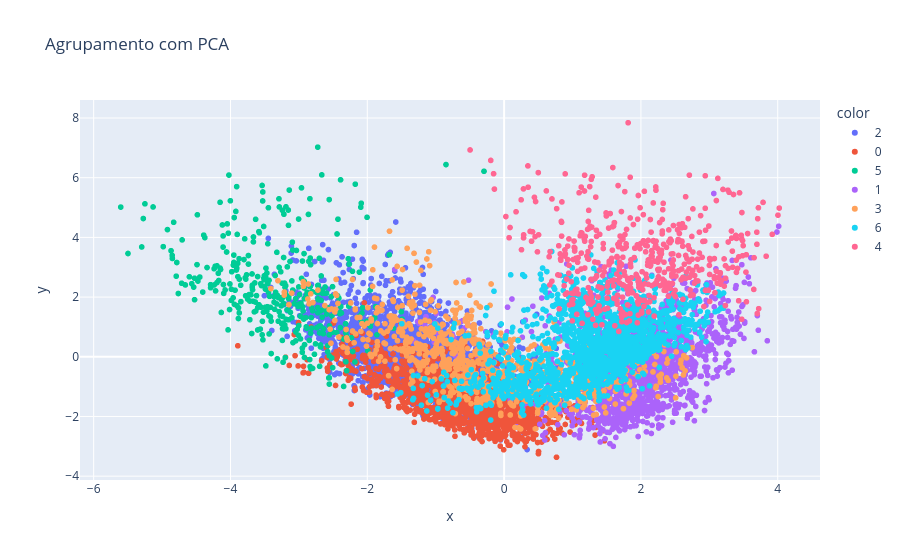

This figure's notebook cell:
### Markdown cell above
Plote o PCA, utilizando como argumento para cor os rótulos gerados pelo algoritmo, no formato de string.

### Code cell
fig = px.scatter(x = X_pca[:, 0], y = X_pca[:, 1], color = labels.astype(str), title = "Agrupamento com PCA")
fig.show()

### Figure 1 — Plotly figure (JSON) as saved in the notebook; plotly's stock layout.template omitted (floating-point values rounded to 4 significant figures; data arrays with more than 128 entries replaced by an {"elided": "..."} marker saying what was removed)
{"data": [{"hovertemplate": "color=2<br>x=%{x}<br>y=%{y}<extra></extra>", "legendgroup": "2", "marker": {"color": "#636efa", "symbol": "circle"}, "mode": "markers", "name": "2", "showlegend": true, "type": "scattergl", "x": {"elided": "3397 float values"}, "xaxis": "x", "y": {"elided": "3397 float values"}, "yaxis": "y"}, {"hovertemplate": "color=0<br>x=%{x}<br>y=%{y}<extra></extra>", "legendgroup": "0", "marker": {"color": "#EF553B", "symbol": "circle"}, "mode": "markers", "name": "0", "showlegend": true, "type": "scattergl", "x": {"elided": "1508 float values"}, "xaxis": "x", "y": {"elided": "1508 float values"}, "yaxis": "y"}, {"hovertemplate": "color=5<br>x=%{x}<br>y=%{y}<extra></extra>", "legendgroup": "5", "marker": {"color": "#00cc96", "symbol": "circle"}, "mode": "markers", "name": "5", "showlegend": true, "type": "scattergl", "x": {"elided": "377 float values"}, "xaxis": "x", "y": {"elided": "377 float values"}, "yaxis": "y"}, {"hovertemplate": "color=1<br>x=%{x}<br>y=%{y}<extra></extra>", "legendgroup": "1", "marker": {"color": "#ab63fa", "symbol": "circle"}, "mode": "markers", "name": "1", "showlegend": true, "type": "scattergl", "x": {"elided": "1714 float values"}, "xaxis": "x", "y": {"elided": "1714 float values"}, "yaxis": "y"}, {"hovertemplate": "color=3<br>x=%{x}<br>y=%{y}<extra></extra>", "legendgroup": "3", "marker": {"color": "#FFA15A", "symbol": "circle"}, "mode": "markers", "name": "3", "showlegend": true, "type": "scattergl", "x": {"elided": "920 float values"}, "xaxis": "x", "y": {"elided": "920 float values"}, "yaxis": "y"}, {"hovertemplate": "color=6<br>x=%{x}<br>y=%{y}<extra></extra>", "legendgroup": "6", "marker": {"color": "#19d3f3", "symbol": "circle"}, "mode": "markers", "name": "6", "showlegend": true, "type": "scattergl", "x": {"elided": "1590 float values"}, "xaxis": "x", "y": {"elided": "1590 float values"}, "yaxis": "y"}, {"hovertemplate": "color=4<br>x=%{x}<br>y=%{y}<extra></extra>", "legendgroup": "4", "marker": {"color": "#FF6692", "symbol": "circle"}, "mode": "markers", "name": "4", "showlegend": true, "type": "scattergl", "x": {"elided": "494 float values"}, "xaxis": "x", "y": {"elided": "494 float values"}, "yaxis": "y"}], "layout": {"legend": {"title": {"text": "color"}, "tracegroupgap": 0}, "title": {"text": "Agrupamento com PCA"}, "xaxis": {"anchor": "y", "domain": [0, 1], "title": {"text": "x"}}, "yaxis": {"anchor": "x", "domain": [0, 1], "title": {"text": "y"}}}}
